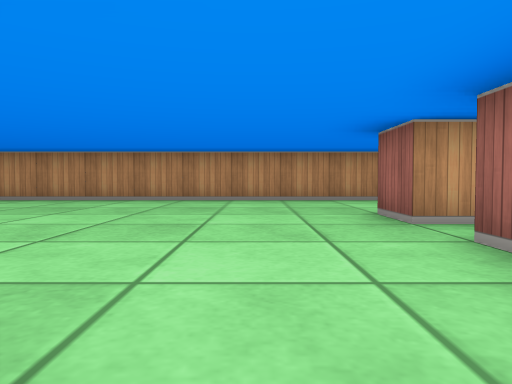
[1] (above)

18 first-person views from a walk through a cub3D ray-caster map. The camera is about half as high as the walls, tilts 2° down and sees 70° across. The floor is counted in squares. Each view is taken from the middle of a square. On the plan, view 1 faces up. The plan holds only what a view shows up to about 9 squares ahead; the rest is blank.

[2]
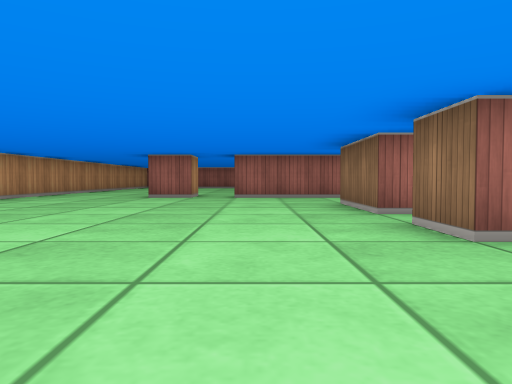

[3]
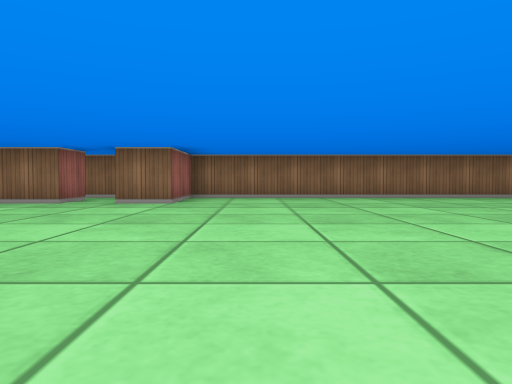

[4]
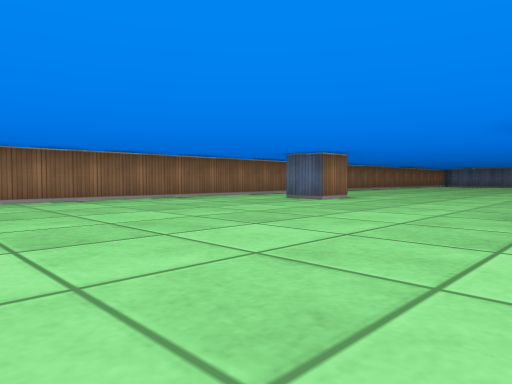

[5]
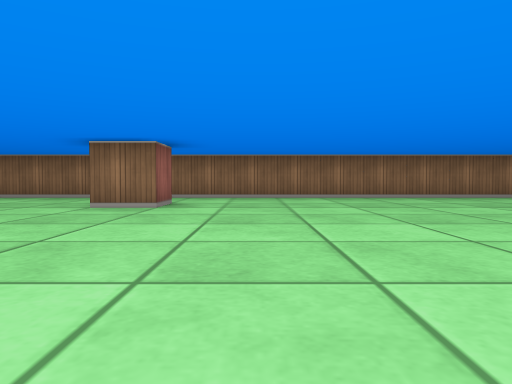

[6]
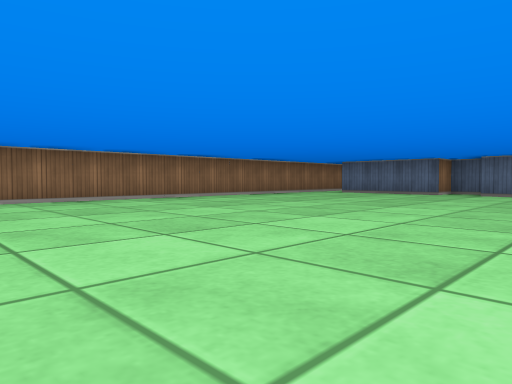

[7]
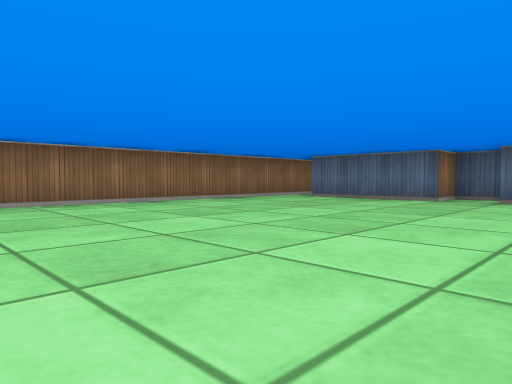

[8]
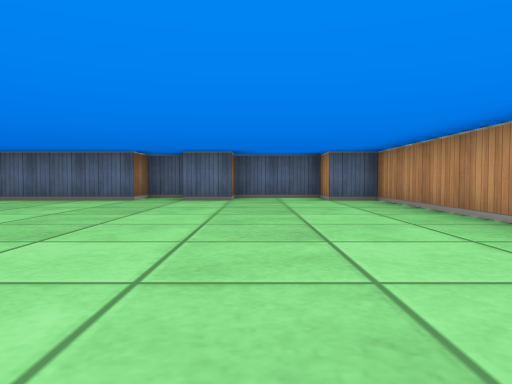

[9]
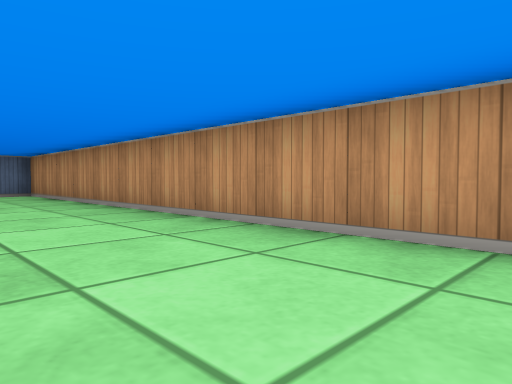

[10]
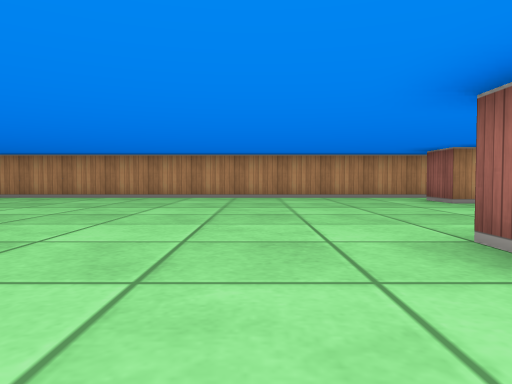

[11]
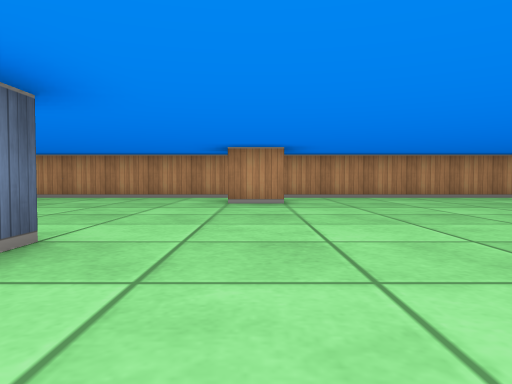

[12]
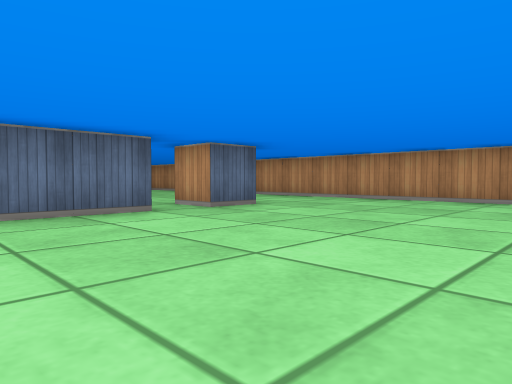

[13]
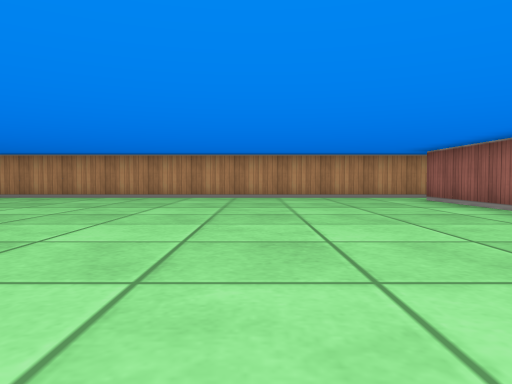

[14]
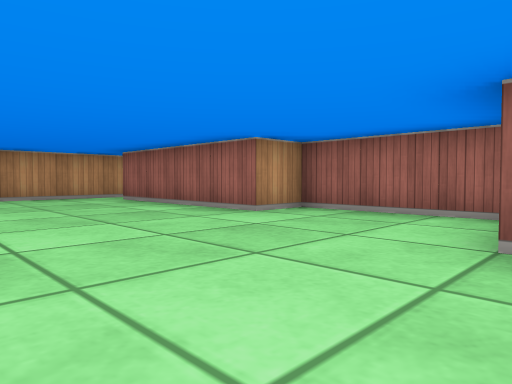

[15]
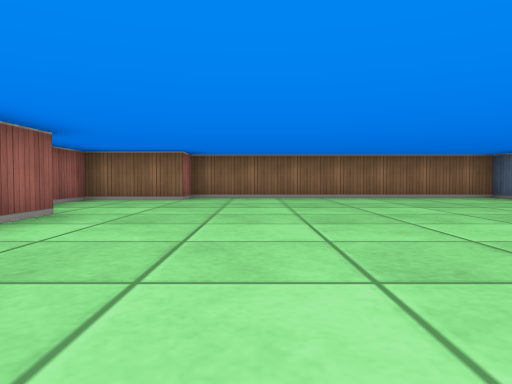

[16]
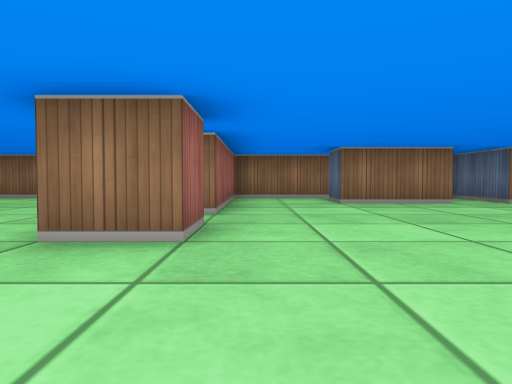

[17]
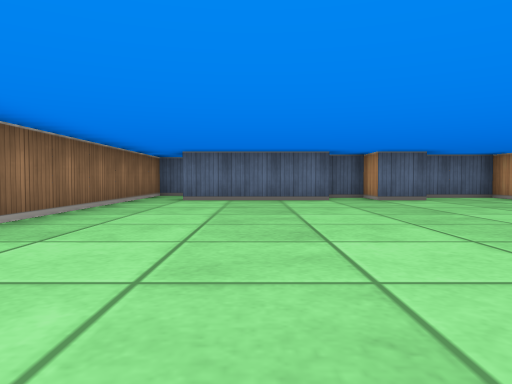

[18]
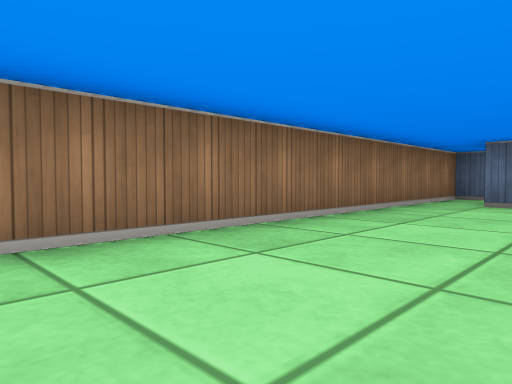

### Floor plan
Points are (right, up) in squares from view 1. A wall is a line through its corners. A room is listed if a view was taken in it or the views show most of it. See-through windows are left out.
Room 1 (view 1)
walls: (-0.5, 0.5) (-0.5, -0.5); (-2.8, -1.5) (1.5, -1.5) (1.5, 0.5)
ways out: opening at (0.5, 0) to room 2; opening at (-1.5, -1) to room 3
Room 2 (views 2, 3, 4, 5, 6, 7, 8, 9, 10, 11, 12, 13, 14, 15, 16, 17, 18)
walls: (-12.4, 5.5) (-13.5, 5.5) (-13.5, 6.5); (-7, 7.5) (-29.5, 7.5) (-29.5, 6.5) (-30.5, 6.5) (-30.5, 4.5) (-29.5, 4.5) (-29.5, 3.5) (-30.5, 3.5) (-30.5, 2.5) (-29.5, 2.5) (-29.5, -0.5); (-13.2, -1.5) (-4.5, -1.5) (-4.5, 0.5) (-3.5, 0.5); (-15.5, 0.5) (-15.5, 1.5) (-14.5, 1.5) (-14.5, 0.5); (-2.5, 0.5) (-0.5, 0.5); (1.5, 3.5) (1.5, 4.5) (2.5, 4.5) (2.5, 3.5) (1.5, 3.5); (1.5, 0.5) (1.5, 2.5); (2.5, 2.6) (2.5, 0.8); (2.5, -0.8) (2.5, -1.5) (9.5, -1.5) (9.5, -0.5) (11.5, -0.5) (11.5, 2.5) (10.5, 2.5) (10.5, 6.5); (11, 7.5) (-5.2, 7.5); (-31.5, -0.9) (-31.5, -1.5) (-15, -1.5)
ways out: opening at (0.5, 0) to room 1; opening at (-3, 0) to room 3
Room 3 (no view inside)
walls: (-3.5, 0.5) (-3.5, -1.4); (-2.5, -0.5) (-2.5, 0.5)
ways out: opening at (-1.5, -1) to room 1; opening at (-3, 0) to room 2

Positions as (right, up) in squares from view 1, and headings:
1: (0, 0), facing up
2: (-7, 2), facing right
3: (-6, 7), facing down
4: (-8, 6), facing down-left
5: (-17, 7), facing down
6: (-19, 6), facing down-left
7: (-22, 5), facing down-left
8: (-22, 5), facing left
9: (-19, 5), facing up-left
10: (-17, -1), facing up
11: (-13, -1), facing up
12: (7, 0), facing up-left
13: (7, -1), facing up
14: (7, -1), facing up-right
15: (8, 7), facing down
16: (1, 7), facing down
17: (-22, 1), facing left
18: (-23, 1), facing down-left
